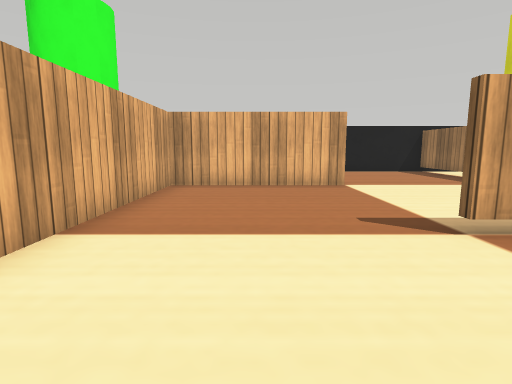
View 1 (above)

16 first-person views from a walk through a world built for the Webots simulator. The camera is 0.05 m above the floor, tilts 8° down and sees 80° across. The floor is counted in squares, 0.05 m on a side. Each view is taken from the middle of a square. On the plan, view 1 faces up. The plan holds only what a view shows up to about 12 squares ahead; the rest is blank. Robots are left out. Simple shapes and patterns stand in for the simulator's stock objects.

View 2
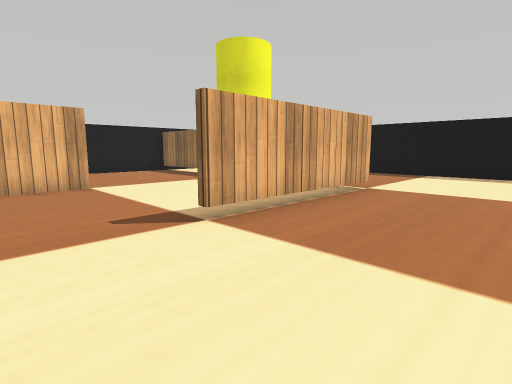

View 3
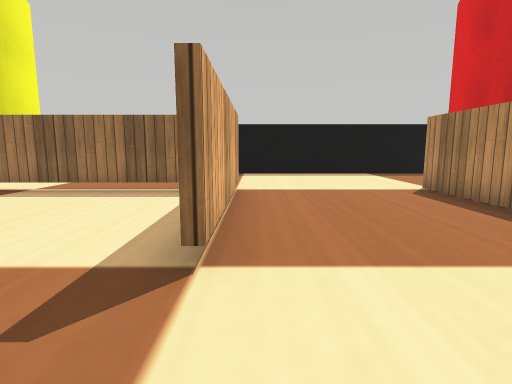

View 4
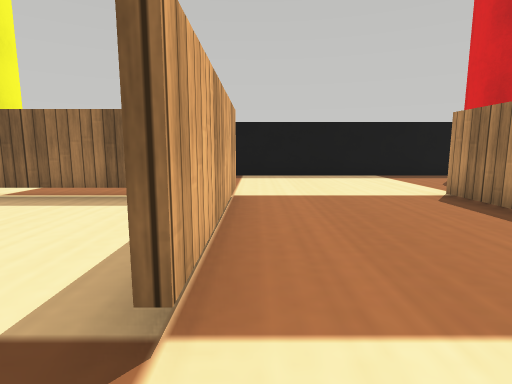

View 5
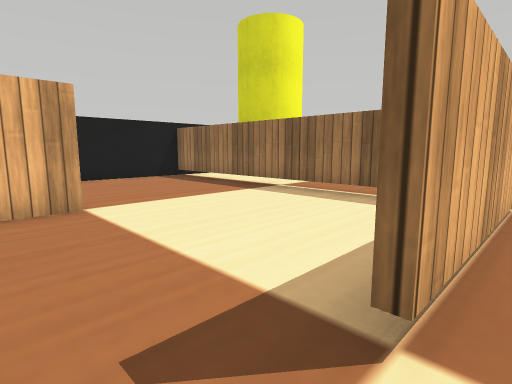

View 6
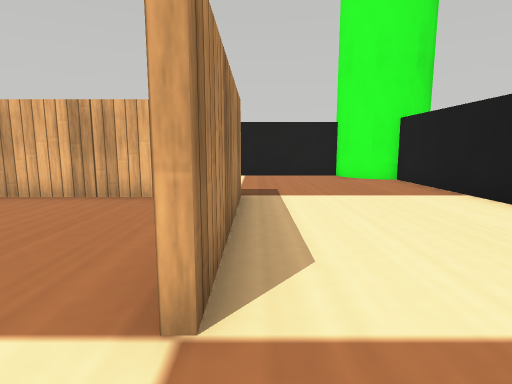

View 7
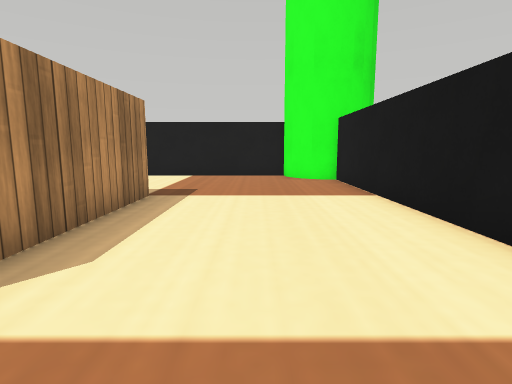

View 8
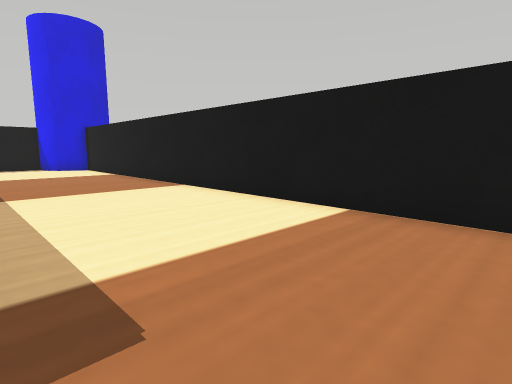

View 9
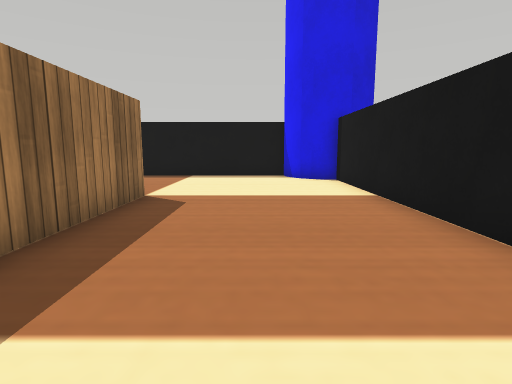

View 10
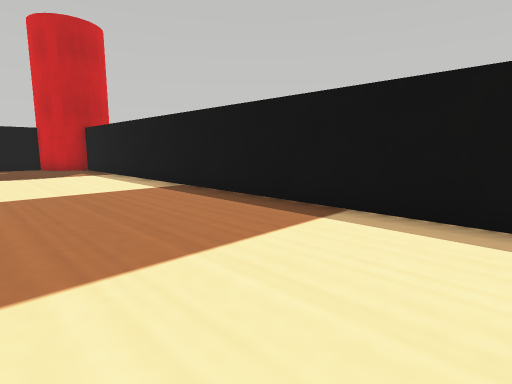

View 11
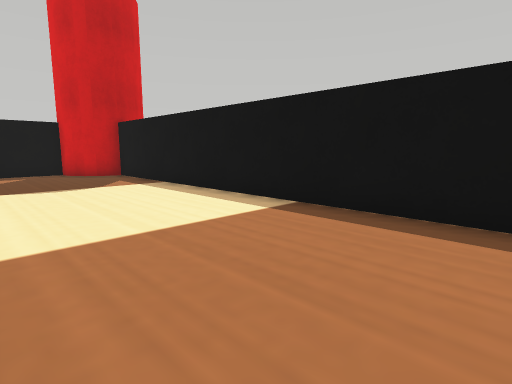

View 12
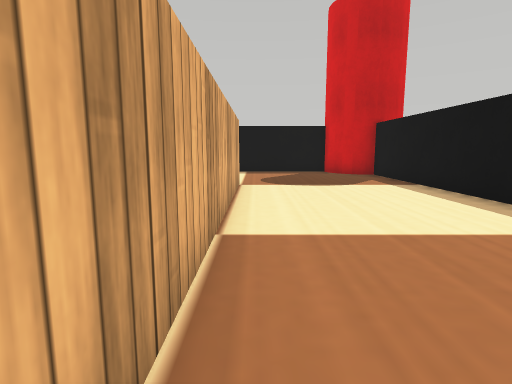

View 13
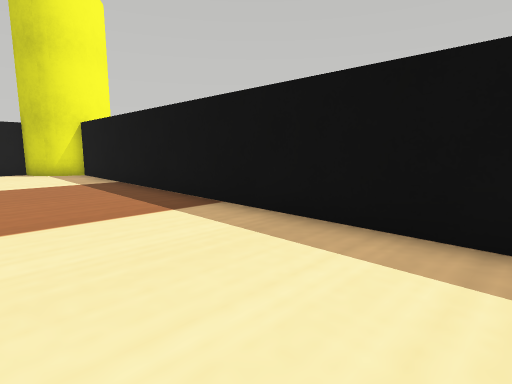

View 14
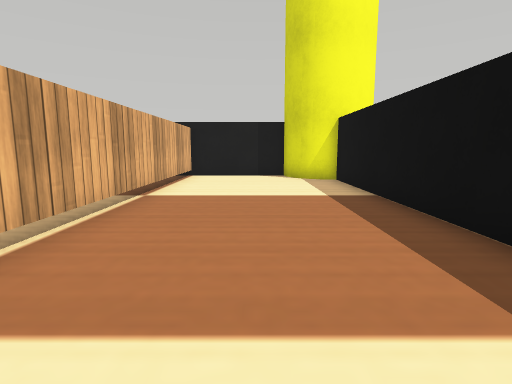

View 15
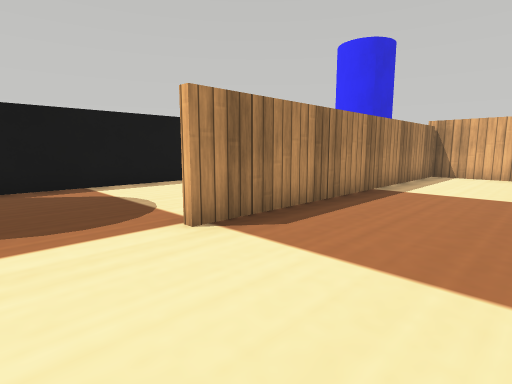

View 16
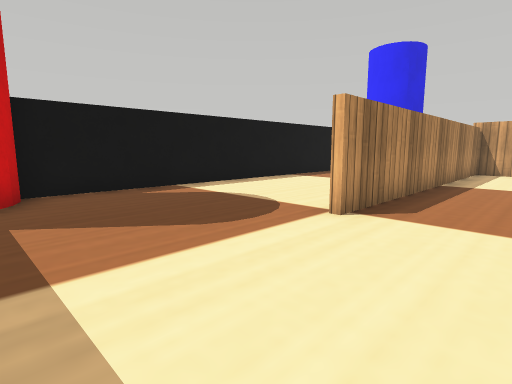

### Floor plan
Key: @ floor where view 1 was taken; # wall or solid block; . floor; C green cylinder; T thing the floor can be seen under or through; Y yellow cylinder; R red cylinder; B blue cylinder.
Columns run from 9 left of view 1 to 14 right of it. Each row starts with its distance up from view 1.
 15   CC
 14    ########  ########
 13 C CC........ ...#...YY Y
 12 C#C.............T....Y#Y
 11  #..............T.....#
 10  #..............T.....#
  9  #....######....T.....#
  8  #....#.........T.....#
  7  #....#.........T.....#
  6  #....#.........T.....#
  5  #....#.........T.....#
  4  #....#.....###TT.....#
  3  #....#...............#
  2  #....#...............#
  1  #....#...............#
  0  #....##.@............#
 -1  #.....##########.....#
 -2  #....................#
 -3  #....................#
 -4  #....................#
 -5 B#B..................R#R
 -6 B BB................RR
 -7    ##################
 -8                     RR

Positions as (right, up) in squares from view 1, and headings:
1: (0, 0), facing up
2: (0, 0), facing up-right
3: (0, 3), facing right
4: (1, 3), facing right
5: (1, 3), facing up-right
6: (4, 9), facing left
7: (4, 11), facing left
8: (-3, 11), facing down-left
9: (-5, 5), facing down
10: (-5, -2), facing down-right
11: (-1, -2), facing down-right
12: (-1, -2), facing right
13: (9, -1), facing up-right
14: (10, 2), facing up
15: (10, 2), facing down-left
16: (12, 1), facing down-left
